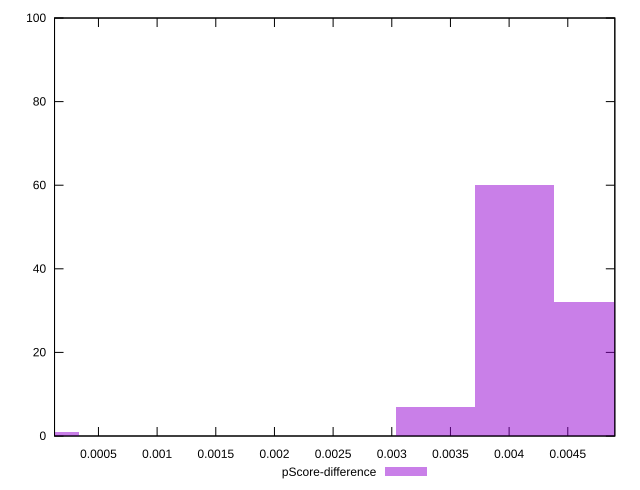

Generate this figure with gnuplot:
reset

$pScoreDifference <<EOF
0 1
0.004045154682910709 60
0.004719347130062494 32
0.0033709622357589245 7
EOF

set key outside below
set boxwidth 0.0006741924471517849
set xrange [0.00012569291207975564:0.0049009391883263476]
set yrange [0:100]
set trange [0:100]
set style fill transparent solid 0.5 noborder
set terminal svg size 640, 490 enhanced background rgb 'white'
set output "reports/report_00033_2021-03-01T14-23-16.841Z/first-contentful-paint/samples/astro-cached/pScore-difference/histogram.svg"

plot $pScoreDifference title "pScore-difference" with boxes

reset
